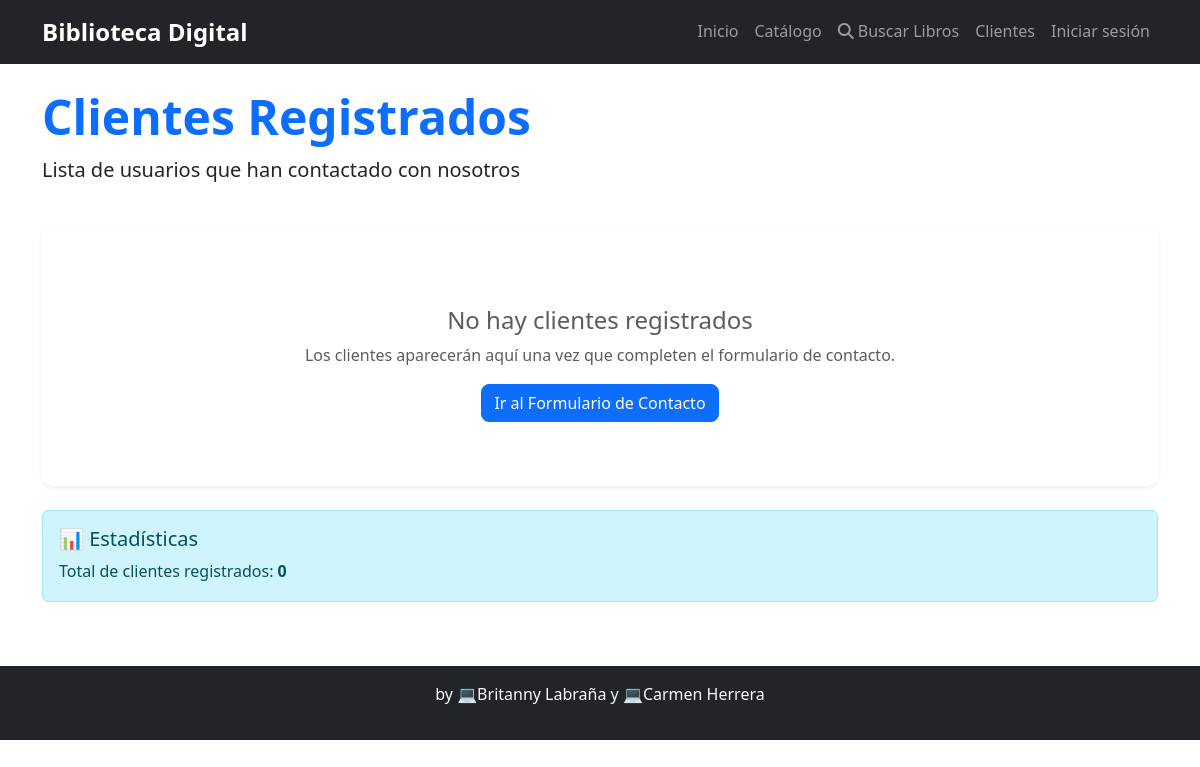
/libreria/clientes/, run on an earlier commit of the app's database.
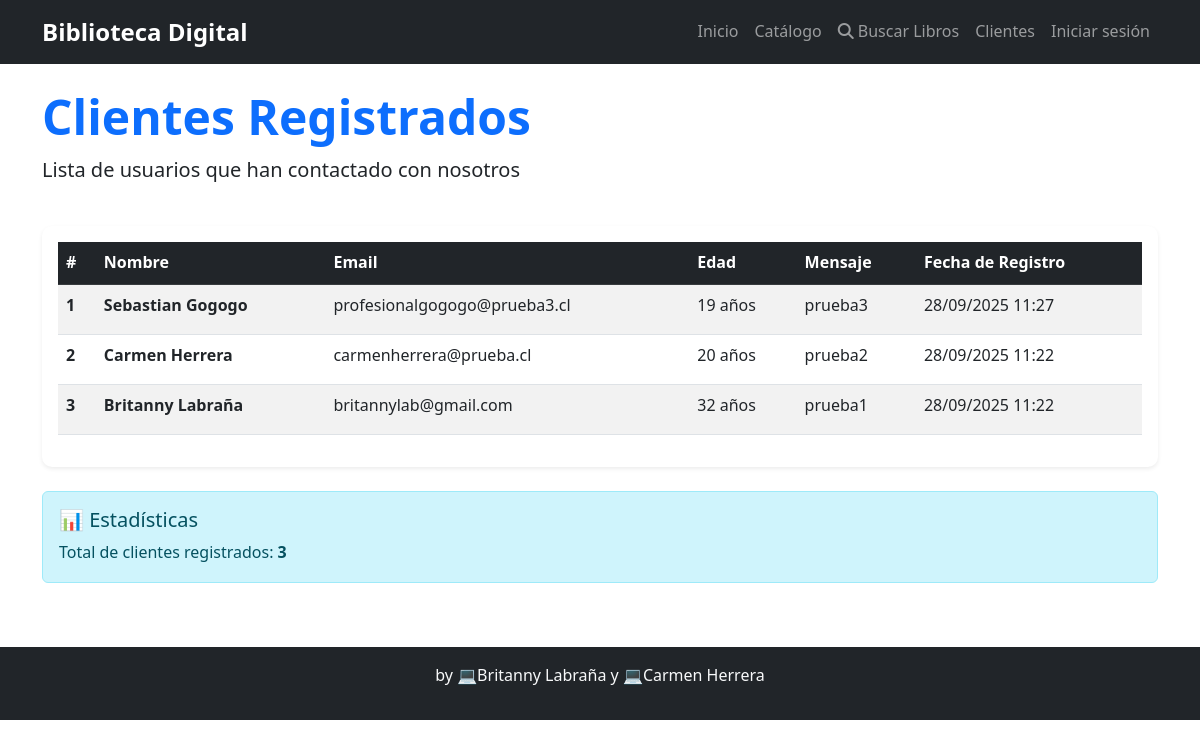
And on a later commit of the database.
### libreria/models.py (models this page shows, shortened)
class Contacto(models.Model):
    nombre = models.CharField(max_length=100)
    email = models.EmailField()
    edad = models.PositiveIntegerField()
    mensaje = models.TextField()
    fecha = models.DateTimeField(auto_now_add=True)

### libreria/views.py (the view)
# urls.py: path('clientes/', views.clientes, name='clientes'),
def clientes(request):
    contactos = Contacto.objects.all().order_by('-fecha')
    return render(request, 'libreria/clientes.html', {'contactos': contactos})

### templates/libreria/clientes.html (shortened to what this page needs)
{% extends "libreria/base.html" %}
{% block content %}
<div class="row mb-4">
    <div class="col-12">
        <h1 class="display-5 fw-bold text-primary">Clientes Registrados</h1>
        <p class="lead">Lista de usuarios que han contactado con nosotros</p>
    </div>
</div>
<div class="row">
    <div class="col-12">
        <div class="card shadow-sm">
            <div class="card-body">
                {% if contactos %}
                <div class="table-responsive">
                    <table class="table table-striped table-hover">
                        <thead class="table-dark">
                            <tr>
                                <th scope="col">#</th>
                                <th scope="col">Nombre</th>
                                <th scope="col">Email</th>
                                <th scope="col">Edad</th>
                                <th scope="col">Mensaje</th>
                                <th scope="col">Fecha de Registro</th>
                            </tr>
                        </thead>
                        <tbody>
                            {% for contacto in contactos %}
                            <tr>
                                <th scope="row">{{ forloop.counter }}</th>
                                <td class="fw-bold">{{ contacto.nombre }}</td>
                                <td>{{ contacto.email }}</td>
                                <td>{{ contacto.edad }} años</td>
                                <td>
                                    <span class="text-truncate d-inline-block" style="max-width: 200px;" title="{{ contacto.mensaje }}">
                                        {{ contacto.mensaje|truncatechars:50 }}
                                    </span>
                                </td>
                                <td>{{ contacto.fecha|date:"d/m/Y H:i" }}</td>
                            </tr>
                            {% endfor %}
                        </tbody>
                    </table>
                </div>
                {% else %}
                <div class="text-center py-5">
                    <h4 class="text-muted">No hay clientes registrados</h4>
                    <p class="text-muted">Los clientes aparecerán aquí una vez que completen el formulario de contacto.</p>
                    <a href="{% url 'libreria:contacto' %}" class="btn btn-primary">
                        Ir al Formulario de Contacto
                    </a>
                </div>
                {% endif %}
            </div>
        </div>
    </div>
</div>
<div class="row mt-4">
    <div class="col-12">
        <div class="alert alert-info">
            <h5 class="alert-heading">📊 Estadísticas</h5>
            <p class="mb-0">
                Total de clientes registrados: <strong>{{ contactos|length }}</strong>
            </p>
        </div>
    </div>
</div>
{% endblock %}

What changed in the data, as far as the page shows it:
added Contacto: nombre "Sebastian Gogogo", email "profesionalgogogo@prueba3.cl", edad "19", mensaje "prueba3", fecha "28/09/2025 11:27"
added Contacto: nombre "Carmen Herrera", email "carmenherrera@prueba.cl", edad "20", mensaje "prueba2", fecha "28/09/2025 11:22"
added Contacto: nombre "Britanny Labraña", email "britannylab@gmail.com", edad "32", mensaje "prueba1", fecha "28/09/2025 11:22"
Also different on the page:
{{ contactos|length }}: "0" → "3"
text no longer shown: "No hay clientes registrados Los clientes aparecerán aquí una vez que completen el formulario de contacto. Ir al Formulario de Contacto"
text now shown: "# Nombre Email Edad Mensaje Fecha de Registro"
